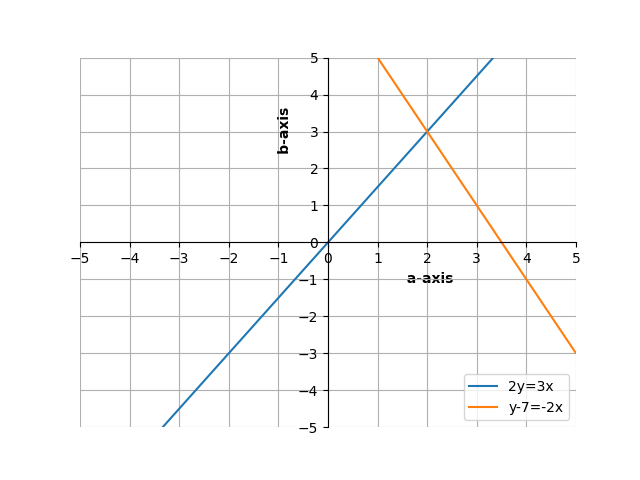

This chart was generated by the following Python code:
import matplotlib.pyplot as plt
import numpy as np

x = np.arange(-5, 5, .01)
y = 1.5*x
z = -2*x+7

ax = plt.gca()
ax.spines['top'].set_color('none')
ax.spines['left'].set_position('zero')
ax.spines['right'].set_color('none')
ax.spines['bottom'].set_position('zero')

plt.xlim(-5, 5)
plt.ylim(-5, 5)
plt.xticks(np.arange(min(x), max(x)+1, 1.0))
plt.yticks(np.arange(-5, 5+1, 1.0))
plt.xlabel("                                          a-axis", weight="black")
plt.ylabel("                                              b-axis", weight="black")
# plt.legend(["test", "test2"], loc="upper right")

plt.plot(x, y, label="2y=3x")
plt.plot(x, z, label="y-7=-2x")
plt.legend(loc="lower right")

plt.grid(True)
plt.show()
